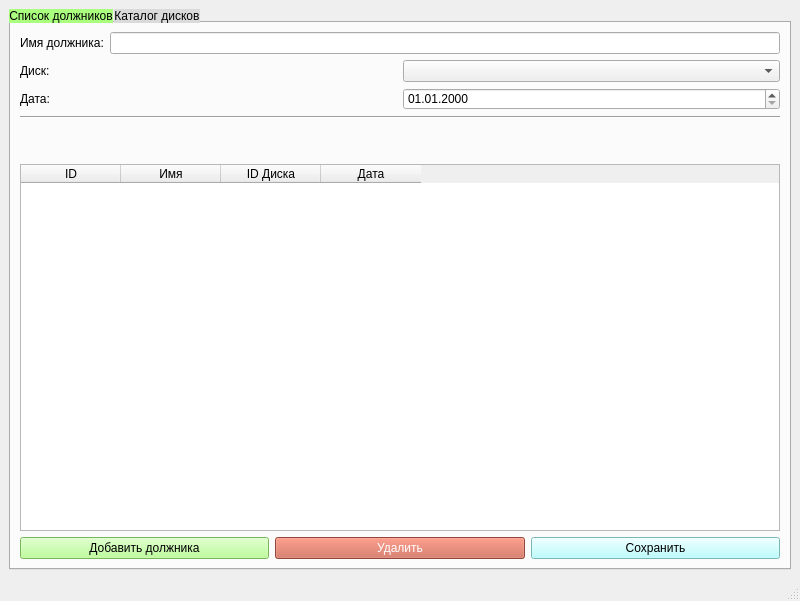
<?xml version="1.0" encoding="UTF-8"?>
<ui version="4.0">
 <class>MainWindow</class>
 <widget class="QMainWindow" name="MainWindow">
  <property name="geometry">
   <rect>
    <x>0</x>
    <y>0</y>
    <width>800</width>
    <height>601</height>
   </rect>
  </property>
  <property name="windowTitle">
   <string>MainWindow</string>
  </property>
  <widget class="QWidget" name="centralwidget">
   <layout class="QVBoxLayout" name="verticalLayout">
    <item>
     <widget class="QTabWidget" name="CD_catalog">
      <property name="cursor">
       <cursorShape>PointingHandCursor</cursorShape>
      </property>
      <property name="styleSheet">
       <string notr="true">QTabWidget::pine
{
	border: 1px;
	border-radius: 15px;
    border-style: outset;
    border-width: 2px;
    border-radius: 10px;
    min-width: 10em;
    padding: 6px;
	
	background-color: rgb(127, 191, 191);
}

QTabBar::tab
{
	background-color: rgb(218, 218, 218);
	min-width: 40ex;
	min-height: 8ex;
	margin-left: 1px;
    left: -1px;
}

QTabBar::tab::selected
{
	background-color: rgb(170, 255, 127);
	font: 75 8pt &quot;MS Shell Dlg 2&quot;;
}</string>
      </property>
      <property name="currentIndex">
       <number>0</number>
      </property>
      <widget class="QWidget" name="Theaters">
       <attribute name="title">
        <string>Список должников</string>
       </attribute>
       <layout class="QVBoxLayout" name="verticalLayout_5">
        <item>
         <layout class="QVBoxLayout" name="verticalLayout_4">
          <item>
           <layout class="QVBoxLayout" name="verticalLayout_6">
            <item>
             <layout class="QHBoxLayout" name="horizontalLayout_5">
              <item>
               <widget class="QLabel" name="label_3">
                <property name="text">
                 <string>Имя должника:</string>
                </property>
               </widget>
              </item>
              <item>
               <widget class="QLineEdit" name="debtor_name"/>
              </item>
             </layout>
            </item>
            <item>
             <layout class="QHBoxLayout" name="horizontalLayout_4">
              <item>
               <widget class="QLabel" name="label_2">
                <property name="text">
                 <string>Диск:</string>
                </property>
               </widget>
              </item>
              <item>
               <widget class="QComboBox" name="comboBox_cd"/>
              </item>
             </layout>
            </item>
            <item>
             <layout class="QHBoxLayout" name="horizontalLayout_3">
              <item>
               <widget class="QLabel" name="label">
                <property name="text">
                 <string>Дата:</string>
                </property>
               </widget>
              </item>
              <item>
               <widget class="QDateEdit" name="debtor_date">
                <property name="displayFormat">
                 <string>dd.MM.yyyy</string>
                </property>
               </widget>
              </item>
             </layout>
            </item>
           </layout>
          </item>
          <item>
           <widget class="Line" name="line_2">
            <property name="orientation">
             <enum>Qt::Horizontal</enum>
            </property>
           </widget>
          </item>
          <item>
           <widget class="QLabel" name="label_message_dep">
            <property name="font">
             <font>
              <pointsize>8</pointsize>
              <weight>50</weight>
              <bold>false</bold>
             </font>
            </property>
            <property name="text">
             <string/>
            </property>
           </widget>
          </item>
          <item>
           <widget class="QLabel" name="message_debtor">
            <property name="text">
             <string/>
            </property>
           </widget>
          </item>
          <item>
           <widget class="QTableWidget" name="debtor_table">
            <column>
             <property name="text">
              <string>ID</string>
             </property>
            </column>
            <column>
             <property name="text">
              <string>Имя</string>
             </property>
            </column>
            <column>
             <property name="text">
              <string>ID Диска</string>
             </property>
            </column>
            <column>
             <property name="text">
              <string>Дата</string>
             </property>
            </column>
           </widget>
          </item>
          <item>
           <layout class="QHBoxLayout" name="horizontalLayout_2">
            <item>
             <widget class="QPushButton" name="btn_add_deptor">
              <property name="cursor">
               <cursorShape>PointingHandCursor</cursorShape>
              </property>
              <property name="styleSheet">
               <string notr="true">background-color: rgb(170, 255, 127);</string>
              </property>
              <property name="text">
               <string>Добавить должника</string>
              </property>
             </widget>
            </item>
            <item>
             <widget class="QPushButton" name="btn_del_deptor">
              <property name="palette">
               <palette>
                <active>
                 <colorrole role="Button">
                  <brush brushstyle="SolidPattern">
                   <color alpha="255">
                    <red>204</red>
                    <green>97</green>
                    <blue>78</blue>
                   </color>
                  </brush>
                 </colorrole>
                 <colorrole role="ButtonText">
                  <brush brushstyle="SolidPattern">
                   <color alpha="255">
                    <red>255</red>
                    <green>255</green>
                    <blue>255</blue>
                   </color>
                  </brush>
                 </colorrole>
                 <colorrole role="Base">
                  <brush brushstyle="SolidPattern">
                   <color alpha="255">
                    <red>204</red>
                    <green>97</green>
                    <blue>78</blue>
                   </color>
                  </brush>
                 </colorrole>
                 <colorrole role="Window">
                  <brush brushstyle="SolidPattern">
                   <color alpha="255">
                    <red>204</red>
                    <green>97</green>
                    <blue>78</blue>
                   </color>
                  </brush>
                 </colorrole>
                </active>
                <inactive>
                 <colorrole role="Button">
                  <brush brushstyle="SolidPattern">
                   <color alpha="255">
                    <red>204</red>
                    <green>97</green>
                    <blue>78</blue>
                   </color>
                  </brush>
                 </colorrole>
                 <colorrole role="ButtonText">
                  <brush brushstyle="SolidPattern">
                   <color alpha="255">
                    <red>255</red>
                    <green>255</green>
                    <blue>255</blue>
                   </color>
                  </brush>
                 </colorrole>
                 <colorrole role="Base">
                  <brush brushstyle="SolidPattern">
                   <color alpha="255">
                    <red>204</red>
                    <green>97</green>
                    <blue>78</blue>
                   </color>
                  </brush>
                 </colorrole>
                 <colorrole role="Window">
                  <brush brushstyle="SolidPattern">
                   <color alpha="255">
                    <red>204</red>
                    <green>97</green>
                    <blue>78</blue>
                   </color>
                  </brush>
                 </colorrole>
                </inactive>
                <disabled>
                 <colorrole role="Button">
                  <brush brushstyle="SolidPattern">
                   <color alpha="255">
                    <red>204</red>
                    <green>97</green>
                    <blue>78</blue>
                   </color>
                  </brush>
                 </colorrole>
                 <colorrole role="ButtonText">
                  <brush brushstyle="SolidPattern">
                   <color alpha="255">
                    <red>120</red>
                    <green>120</green>
                    <blue>120</blue>
                   </color>
                  </brush>
                 </colorrole>
                 <colorrole role="Base">
                  <brush brushstyle="SolidPattern">
                   <color alpha="255">
                    <red>204</red>
                    <green>97</green>
                    <blue>78</blue>
                   </color>
                  </brush>
                 </colorrole>
                 <colorrole role="Window">
                  <brush brushstyle="SolidPattern">
                   <color alpha="255">
                    <red>204</red>
                    <green>97</green>
                    <blue>78</blue>
                   </color>
                  </brush>
                 </colorrole>
                </disabled>
               </palette>
              </property>
              <property name="cursor">
               <cursorShape>PointingHandCursor</cursorShape>
              </property>
              <property name="styleSheet">
               <string notr="true">background-color: rgb(204, 97, 78);</string>
              </property>
              <property name="text">
               <string>Удалить</string>
              </property>
             </widget>
            </item>
            <item>
             <widget class="QPushButton" name="btn_save_deptor">
              <property name="cursor">
               <cursorShape>PointingHandCursor</cursorShape>
              </property>
              <property name="styleSheet">
               <string notr="true">background-color: rgb(170, 255, 255);</string>
              </property>
              <property name="text">
               <string>Сохранить</string>
              </property>
             </widget>
            </item>
           </layout>
          </item>
         </layout>
        </item>
       </layout>
      </widget>
      <widget class="QWidget" name="CD">
       <attribute name="title">
        <string>Каталог дисков</string>
       </attribute>
       <layout class="QVBoxLayout" name="verticalLayout_3">
        <item>
         <layout class="QVBoxLayout" name="verticalLayout_2">
          <item>
           <layout class="QVBoxLayout" name="verticalLayout_7">
            <item>
             <layout class="QHBoxLayout" name="horizontalLayout_10">
              <item>
               <widget class="QLabel" name="label_4">
                <property name="text">
                 <string>Название диска:</string>
                </property>
               </widget>
              </item>
              <item>
               <widget class="QLineEdit" name="cd_name"/>
              </item>
             </layout>
            </item>
            <item>
             <layout class="QHBoxLayout" name="horizontalLayout_9">
              <item>
               <widget class="QLabel" name="label_5">
                <property name="text">
                 <string>Описание:</string>
                </property>
               </widget>
              </item>
              <item>
               <widget class="QLineEdit" name="cd_descript"/>
              </item>
             </layout>
            </item>
            <item>
             <layout class="QHBoxLayout" name="horizontalLayout_8">
              <item>
               <widget class="QLabel" name="label_6">
                <property name="text">
                 <string>Жанр:</string>
                </property>
               </widget>
              </item>
              <item>
               <widget class="QLineEdit" name="cd_genre"/>
              </item>
             </layout>
            </item>
            <item>
             <layout class="QHBoxLayout" name="horizontalLayout_7">
              <item>
               <widget class="QLabel" name="label_7">
                <property name="text">
                 <string>Издатель:</string>
                </property>
               </widget>
              </item>
              <item>
               <widget class="QLineEdit" name="cd_pub"/>
              </item>
             </layout>
            </item>
            <item>
             <layout class="QHBoxLayout" name="horizontalLayout_6"/>
            </item>
           </layout>
          </item>
          <item>
           <widget class="Line" name="line">
            <property name="orientation">
             <enum>Qt::Horizontal</enum>
            </property>
           </widget>
          </item>
          <item>
           <widget class="QLabel" name="label_message_cd">
            <property name="font">
             <font>
              <pointsize>8</pointsize>
              <weight>50</weight>
              <bold>false</bold>
             </font>
            </property>
            <property name="text">
             <string/>
            </property>
           </widget>
          </item>
          <item>
           <widget class="QLabel" name="message_cd">
            <property name="text">
             <string/>
            </property>
           </widget>
          </item>
          <item>
           <widget class="QTableWidget" name="cd_table">
            <column>
             <property name="text">
              <string>ID</string>
             </property>
            </column>
            <column>
             <property name="text">
              <string>Название</string>
             </property>
            </column>
            <column>
             <property name="text">
              <string>Описание</string>
             </property>
            </column>
            <column>
             <property name="text">
              <string>Жанр</string>
             </property>
            </column>
            <column>
             <property name="text">
              <string>Издатель</string>
             </property>
            </column>
           </widget>
          </item>
          <item>
           <layout class="QHBoxLayout" name="horizontalLayout">
            <item>
             <widget class="QPushButton" name="btn_add_cd">
              <property name="cursor">
               <cursorShape>PointingHandCursor</cursorShape>
              </property>
              <property name="styleSheet">
               <string notr="true">background-color: rgb(170, 255, 127);</string>
              </property>
              <property name="text">
               <string>Добавить диск</string>
              </property>
             </widget>
            </item>
            <item>
             <widget class="QPushButton" name="btn_del_cd">
              <property name="palette">
               <palette>
                <active>
                 <colorrole role="WindowText">
                  <brush brushstyle="SolidPattern">
                   <color alpha="255">
                    <red>255</red>
                    <green>255</green>
                    <blue>255</blue>
                   </color>
                  </brush>
                 </colorrole>
                 <colorrole role="Button">
                  <brush brushstyle="SolidPattern">
                   <color alpha="255">
                    <red>204</red>
                    <green>97</green>
                    <blue>78</blue>
                   </color>
                  </brush>
                 </colorrole>
                 <colorrole role="Text">
                  <brush brushstyle="SolidPattern">
                   <color alpha="255">
                    <red>255</red>
                    <green>255</green>
                    <blue>255</blue>
                   </color>
                  </brush>
                 </colorrole>
                 <colorrole role="ButtonText">
                  <brush brushstyle="SolidPattern">
                   <color alpha="255">
                    <red>255</red>
                    <green>255</green>
                    <blue>255</blue>
                   </color>
                  </brush>
                 </colorrole>
                 <colorrole role="Base">
                  <brush brushstyle="SolidPattern">
                   <color alpha="255">
                    <red>204</red>
                    <green>97</green>
                    <blue>78</blue>
                   </color>
                  </brush>
                 </colorrole>
                 <colorrole role="Window">
                  <brush brushstyle="SolidPattern">
                   <color alpha="255">
                    <red>204</red>
                    <green>97</green>
                    <blue>78</blue>
                   </color>
                  </brush>
                 </colorrole>
                 <colorrole role="ToolTipText">
                  <brush brushstyle="SolidPattern">
                   <color alpha="255">
                    <red>255</red>
                    <green>255</green>
                    <blue>255</blue>
                   </color>
                  </brush>
                 </colorrole>
                </active>
                <inactive>
                 <colorrole role="WindowText">
                  <brush brushstyle="SolidPattern">
                   <color alpha="255">
                    <red>255</red>
                    <green>255</green>
                    <blue>255</blue>
                   </color>
                  </brush>
                 </colorrole>
                 <colorrole role="Button">
                  <brush brushstyle="SolidPattern">
                   <color alpha="255">
                    <red>204</red>
                    <green>97</green>
                    <blue>78</blue>
                   </color>
                  </brush>
                 </colorrole>
                 <colorrole role="Text">
                  <brush brushstyle="SolidPattern">
                   <color alpha="255">
                    <red>255</red>
                    <green>255</green>
                    <blue>255</blue>
                   </color>
                  </brush>
                 </colorrole>
                 <colorrole role="ButtonText">
                  <brush brushstyle="SolidPattern">
                   <color alpha="255">
                    <red>255</red>
                    <green>255</green>
                    <blue>255</blue>
                   </color>
                  </brush>
                 </colorrole>
                 <colorrole role="Base">
                  <brush brushstyle="SolidPattern">
                   <color alpha="255">
                    <red>204</red>
                    <green>97</green>
                    <blue>78</blue>
                   </color>
                  </brush>
                 </colorrole>
                 <colorrole role="Window">
                  <brush brushstyle="SolidPattern">
                   <color alpha="255">
                    <red>204</red>
                    <green>97</green>
                    <blue>78</blue>
                   </color>
                  </brush>
                 </colorrole>
                 <colorrole role="ToolTipText">
                  <brush brushstyle="SolidPattern">
                   <color alpha="255">
                    <red>255</red>
                    <green>255</green>
                    <blue>255</blue>
                   </color>
                  </brush>
                 </colorrole>
                </inactive>
                <disabled>
                 <colorrole role="WindowText">
                  <brush brushstyle="SolidPattern">
                   <color alpha="255">
                    <red>120</red>
                    <green>120</green>
                    <blue>120</blue>
                   </color>
                  </brush>
                 </colorrole>
                 <colorrole role="Button">
                  <brush brushstyle="SolidPattern">
                   <color alpha="255">
                    <red>204</red>
                    <green>97</green>
                    <blue>78</blue>
                   </color>
                  </brush>
                 </colorrole>
                 <colorrole role="Text">
                  <brush brushstyle="SolidPattern">
                   <color alpha="255">
                    <red>120</red>
                    <green>120</green>
                    <blue>120</blue>
                   </color>
                  </brush>
                 </colorrole>
                 <colorrole role="ButtonText">
                  <brush brushstyle="SolidPattern">
                   <color alpha="255">
                    <red>120</red>
                    <green>120</green>
                    <blue>120</blue>
                   </color>
                  </brush>
                 </colorrole>
                 <colorrole role="Base">
                  <brush brushstyle="SolidPattern">
                   <color alpha="255">
                    <red>204</red>
                    <green>97</green>
                    <blue>78</blue>
                   </color>
                  </brush>
                 </colorrole>
                 <colorrole role="Window">
                  <brush brushstyle="SolidPattern">
                   <color alpha="255">
                    <red>204</red>
                    <green>97</green>
                    <blue>78</blue>
                   </color>
                  </brush>
                 </colorrole>
                 <colorrole role="ToolTipText">
                  <brush brushstyle="SolidPattern">
                   <color alpha="255">
                    <red>255</red>
                    <green>255</green>
                    <blue>255</blue>
                   </color>
                  </brush>
                 </colorrole>
                </disabled>
               </palette>
              </property>
              <property name="cursor">
               <cursorShape>PointingHandCursor</cursorShape>
              </property>
              <property name="styleSheet">
               <string notr="true">background-color: rgb(204, 97, 78);</string>
              </property>
              <property name="text">
               <string>Удалить</string>
              </property>
             </widget>
            </item>
            <item>
             <widget class="QPushButton" name="btn_save_cd">
              <property name="cursor">
               <cursorShape>PointingHandCursor</cursorShape>
              </property>
              <property name="styleSheet">
               <string notr="true">background-color: rgb(170, 255, 255);</string>
              </property>
              <property name="text">
               <string>Сохранить</string>
              </property>
             </widget>
            </item>
           </layout>
          </item>
         </layout>
        </item>
       </layout>
      </widget>
     </widget>
    </item>
   </layout>
  </widget>
  <widget class="QMenuBar" name="menubar">
   <property name="geometry">
    <rect>
     <x>0</x>
     <y>0</y>
     <width>800</width>
     <height>26</height>
    </rect>
   </property>
  </widget>
  <widget class="QStatusBar" name="statusbar"/>
 </widget>
 <resources/>
 <connections/>
</ui>
